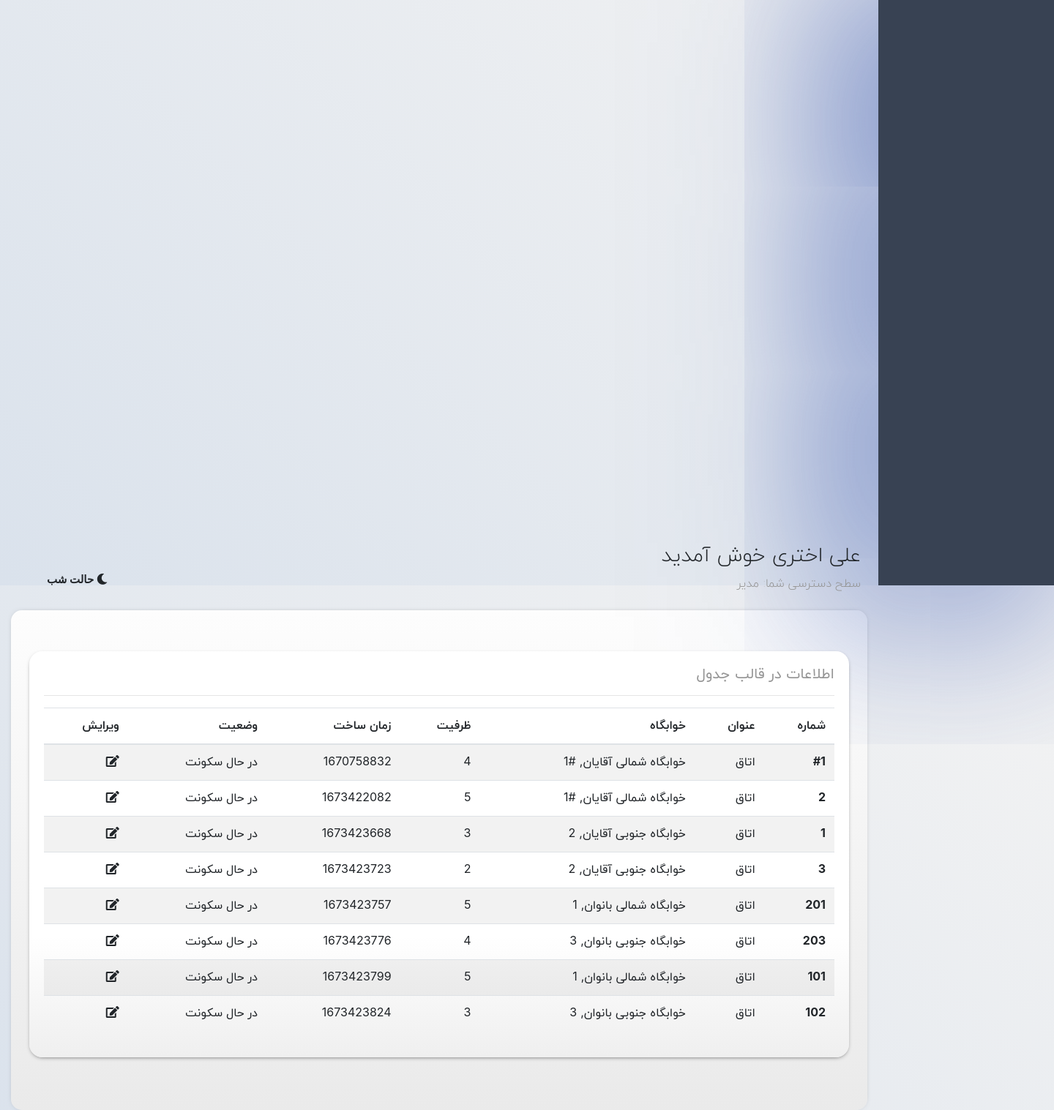
/room-management (signed in), run on an earlier commit of the app's database.
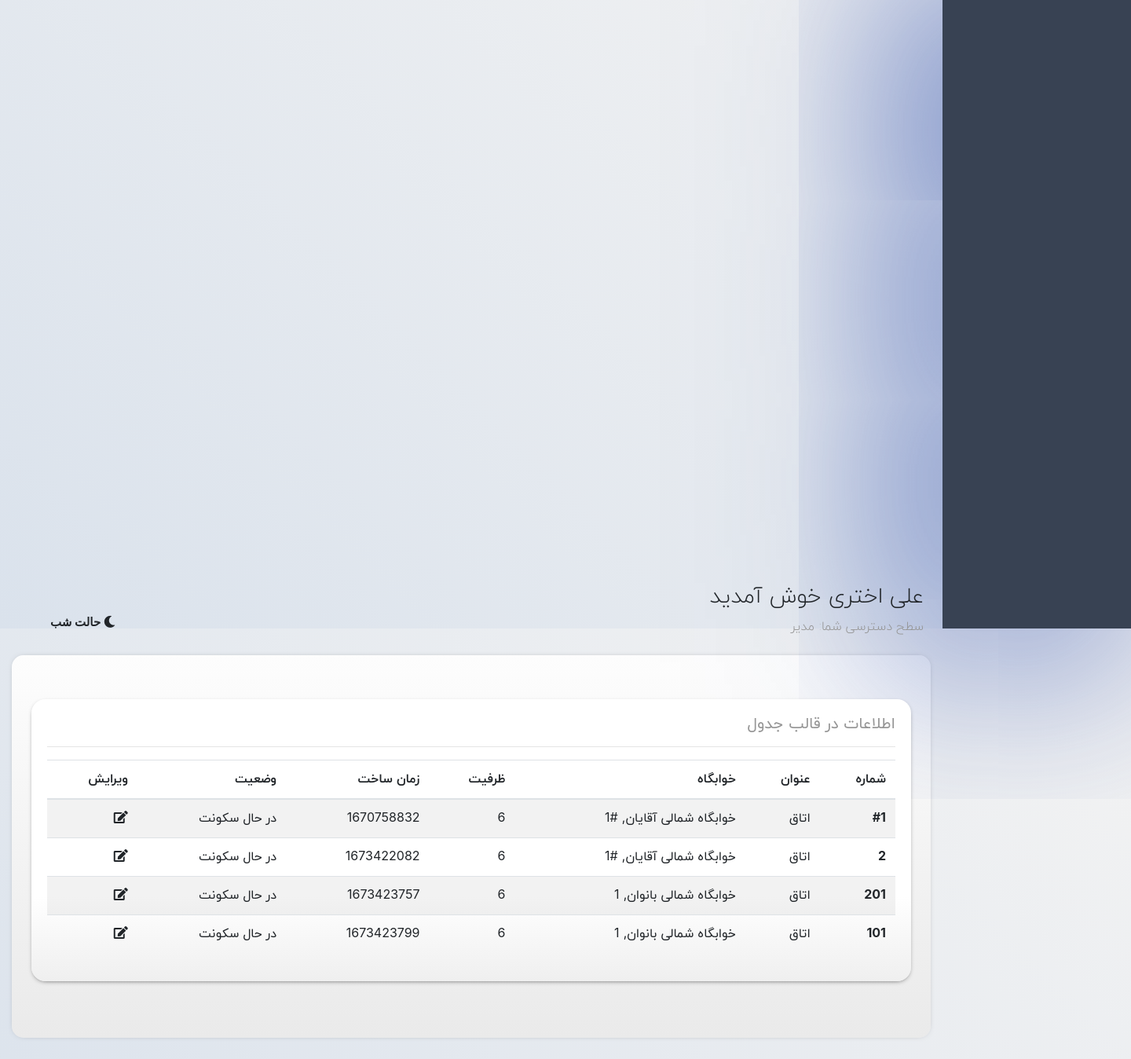
And on a later commit of the database.
### Panel/models.py (models this page shows, shortened)
class Room(models.Model):
    title = models.CharField(max_length=64, blank=False, null=False, default='خوابگاه', verbose_name='عنوان')
    status = models.BooleanField(default=True, null=False, blank=False, verbose_name='وضعیت')
    code = models.CharField(max_length=64, blank=False, null=False, unique=True, verbose_name='کد')
    dorm = models.ForeignKey(to=Dorm, on_delete=models.PROTECT, blank=False, null=False, related_name='+',
                             verbose_name='خوابگاه مورد نظر')
    capacity = models.SmallIntegerField(blank=False, null=False, default=1, verbose_name='ظرفیت')
    created_date = models.DateTimeField(auto_now_add=True, blank=False, null=False, editable=False,
                                        verbose_name='زمان ایجاد')
    class Meta:
        verbose_name = "اتاق"
        verbose_name_plural = "اتاق ها"

class Dorm(models.Model):
    title = models.CharField(max_length=64, blank=False, null=False, default='خوابگاه', verbose_name='عنوان')
    status = models.BooleanField(default=True, null=False, blank=False, verbose_name='وضعیت')
    code = models.CharField(max_length=64, blank=False, null=False, unique=True, verbose_name='کد')
    created_date = models.DateTimeField(auto_now_add=True, blank=False, null=False, editable=False,
                                        verbose_name='زمان ایجاد')
    sex = models.BooleanField(default=False, blank=True, null=True,
                              verbose_name='جنسیت')  # True for male, False for female
    def __str__(self):
        return f'{self.title}, {self.code}'
    class Meta:
        verbose_name = "خوابگاه"
        verbose_name_plural = "خوابگاه ها"

### Panel/views.py (the view)
# urls.py: path('room-management', room_management, name='Room'),
def room_management(request):
    context = {}
    if request.user.is_authenticated:
        if request.user.is_staff:
            context['rooms'] = Room.objects.all()
            return render(request=request, template_name='RoomManagement.html', context=context)
        else:
            pass
    else:
        return redirect(to=login)

### Templates/RoomManagement.html
{% extends "SharedTemplates/Content.html" %}
{% block content %}
    <div class="jumbotron shade pt-5">
        <div class="bd-example c-grey">
            <div class="row">
                <div class="col-12 p-2">
                    <div class="card shade h-100">
                        <div class="card-body">
                            <h5 class="card-title">اطلاعات در قالب جدول</h5>
                            <hr>
                            <table class="table table-striped">
                                <thead>
                                <tr>
                                    <th scope="col">شماره</th>
                                    <th scope="col">عنوان</th>
                                    <th scope="col">خوابگاه</th>
                                    <th scope="col">ظرفیت</th>
                                    <th scope="col">زمان ساخت</th>
                                    <th scope="col">وضعیت</th>
                                    <th scope="col">ویرایش</th>
                                </tr>
                                </thead>
                                <tbody>
                                {% for room in rooms %}
                                    <tr>
                                        <th class="text-dir-rtl text-right" scope="row">{{ room.code }}</th>
                                        <td>{{ room.title }}</td>
                                        <td>{{ room.dorm }}</td>
                                        <td>{{ room.capacity }}</td>
                                        <td>{{ room.created_date |date:"U" }}</td>
                                        <td>
                                            {% if room.status %}
                                                در حال سکونت
                                            {% else %}
                                                غیر فعال
                                            {% endif %}
                                        </td>
                                        <td>
                                            <span onclick="window.open('{% url "admin:Panel_room_change" room.id %}');"
                                                  style="cursor: pointer;"
                                                  class="fas fa-edit"></span>
                                        </td>
                                    </tr>
                                {% endfor %}
                                </tbody>
                            </table>
                        </div>
                    </div>
                </div>
            </div>
        </div>
    </div>
{% endblock %}

### Templates/SharedTemplates/Content.html (shortened to what this page needs)
{% load static %}
<!doctype html>
<html lang="fa">
<head>
    <link rel="stylesheet" href="https://cdnjs.cloudflare.com/ajax/libs/font-awesome/6.2.1/css/all.min.css" />
    <link rel="stylesheet" href="{% static "css/normalize.css" %}">
    <link href="{% static "css/fontawsome/all.min.css" %}" rel="stylesheet">
    <link rel="stylesheet"
          href="https://unpkg.com/bootstrap-material-design@4.1.1/dist/css/bootstrap-material-design.min.css"
>
    <link rel="stylesheet" href="https://cdn.jsdelivr.net/npm/bootstrap@4.5.3/dist/css/bootstrap.min.css"
>
    <link href="https://cdnjs.cloudflare.com/ajax/libs/toastr.js/latest/toastr.min.css" rel="stylesheet"/>
    <link rel="stylesheet" href="https://cdnjs.cloudflare.com/ajax/libs/animate.css/4.1.1/animate.min.css"/>
    <link rel="stylesheet" href="{% static "css/main.css" %}">
</head>
<body class="rtl text-left-rtl">
<div class="bmd-layout-container bmd-drawer-f-l avam-container animated bmd-drawer-in">
    <main class="bmd-layout-content">
        <div class="container-fluid ">
            {% include "SharedTemplates/Header.html" %}
            {% block content %}
            {% endblock %}
        </div>
    </main>
</div>
</body>
</html>

### Templates/SharedTemplates/Header.html
<div class="row">
    <div class="page-header breadcrumb-header  p-3 mr-2 ml-2 m-2">
        <div class="row align-items-end ">
            <div class="col-lg-11">
                <div class="page-header-title text-left-rtl">
                    <div class="d-inline">
                        <h3 class="lite-text ">{{ user.first_name }} {{ user.last_name }} خوش آمدید </h3>
                        <span class="lite-text text-gray">سطح دسترسی شما:
                            {% if not user.is_staff %}
                                دانشجو
                            {% else %}
                                مدیر
                            {% endif %}
                        </span>
                    </div>
                </div>
            </div>
            <div class="col-lg-1">
                <ol class="breadcrumb float-right float-md-right float-sm-right">
                    <li class="breadcrumb-item ">
                        <button class="dropdown-item" type="button">
                            <i class="fas fa-moon fa-1x mr-3" onclick="dark()"> حالت شب </i>
                        </button>
                    </li>
                </ol>
            </div>
        </div>
    </div>
</div>

### StaticFiles/css/main.css (style rules this page uses)
body { background: linear-gradient(45deg, #dae2ec, #f3f3f3); height: 100%; }
h1, h2, h3, h4, h5, h6, p, a, span, title, div { font-family: yekan, -apple-system, BlinkMacSystemFont, "Segoe UI", Roboto, "Helvetica Neue", Arial, "Noto Sans", sans-serif, "Apple Color Emoji", "Segoe UI Emoji", "Segoe UI Symbol", "Noto Color Emoji"; }
.text-left, .text-left-rtl { text-align: left !important; }
.text-right, .text-right-rtl { text-align: right !important; }
.text-dir-rtl { direction: rtl !important; }
h1, h2, h3, h4, h5, h6 { text-align: justify; }
.avam-container { height: 100vh; }
.avam-container::before { content: ''; width: 0px; height: 100vh; position: absolute; z-index: 0; background: #384253; transition-duration: 0.2s; }
.container-fluid { height: calc(100vh - 90px); }
.avam-container.bmd-drawer-in::before { content: ''; width: 240px; height: 100vh; box-shadow: -36px 0px 230px 50px #3050ab96; position: absolute; z-index: 0; background-color: #384253; transition-duration: 0.2s; }
.bmd-layout-content { margin-right: 0px; padding-right: 20px; padding-top: 10px; }
.bmd-drawer-f-l>.bmd-layout-content { margin-left: 20px; }
:not(.bmd-drawer-out).bmd-drawer-in.bmd-drawer-f-l>.bmd-layout-content { padding-left: 250px; margin: 0; }
.card.shade { background: linear-gradient(180deg, white 70%, #efefef); box-shadow: 0px 2px 7px -4px black; border: none; border-radius: 18px; }
.breadcrumb-header { border-radius: 20px; width: 100%; }
.breadcrumb { padding: 0; background: none; margin: 0; font-size: 15px; }
.breadcrumb-item { display: flex !important; }
.breadcrumb-item i { line-height: 1.6; }
.jumbotron.shade { background: linear-gradient(180deg, #fdfdfd, #eaeaea); box-shadow: 0 0 10px -6px #000000ad; border-radius: 15px; }
.avam-container.animated.bmd-drawer-in::before { background-color: #384253; animation-name: sidebar; animation-duration: 50s; animation-timing-function: ease-in-out; animation-iteration-count: infinite; animation-play-state: running; }
.c-grey { color: #969696 !important; }
.lite-text { font-weight: lighter; }
.text-gray { color: #939393; }
body.rtl { direction: rtl; }
.rtl a, .rtl div, .rtl button, .rtl p { text-align: right; }
.rtl .text-left-rtl { text-align: right !important; }
.rtl .bmd-layout-content { display: inherit; }
.rtl .bmd-drawer-in .bmd-layout-content { padding-right: 240px; padding-left: 0 !important; }
.rtl .avam-container.bmd-drawer-in::before { content: ''; width: 240px; height: 100vh; position: absolute; z-index: 0; background: #384253; box-shadow: -36px 0px 230px 50px #3050ab96; transition-duration: 0.2s; }
.rtl .float-sm-right { float: left !important; }
.rtl .bmd-drawer-f-l>.bmd-layout-content { margin-left: 0px; }
.rtl .mr-2 { margin-left: .5rem !important; }
.rtl .mr-3 { margin-left: 1rem !important; }
.rtl .ml-2 { margin-right: .5rem !important; }

What changed in the data, as far as the page shows it:
removed Room: code "1", title "اتاق", dorm "خوابگاه جنوبی آقایان, 2", capacity "3", created_date "1673423668", status "در حال سکونت"
removed Room: code "3", title "اتاق", dorm "خوابگاه جنوبی آقایان, 2", capacity "2", created_date "1673423723", status "در حال سکونت"
removed Room: code "203", title "اتاق", dorm "خوابگاه جنوبی بانوان, 3", capacity "4", created_date "1673423776", status "در حال سکونت"
removed Room: code "102", title "اتاق", dorm "خوابگاه جنوبی بانوان, 3", capacity "3", created_date "1673423824", status "در حال سکونت"
changed Room (number 1 of 4 on the later page): capacity "4" → "6"
changed Room (number 2 of 4 on the later page): capacity "5" → "6"
changed Room (number 3 of 4 on the later page): capacity "5" → "6"
changed Room (number 4 of 4 on the later page): capacity "5" → "6"
